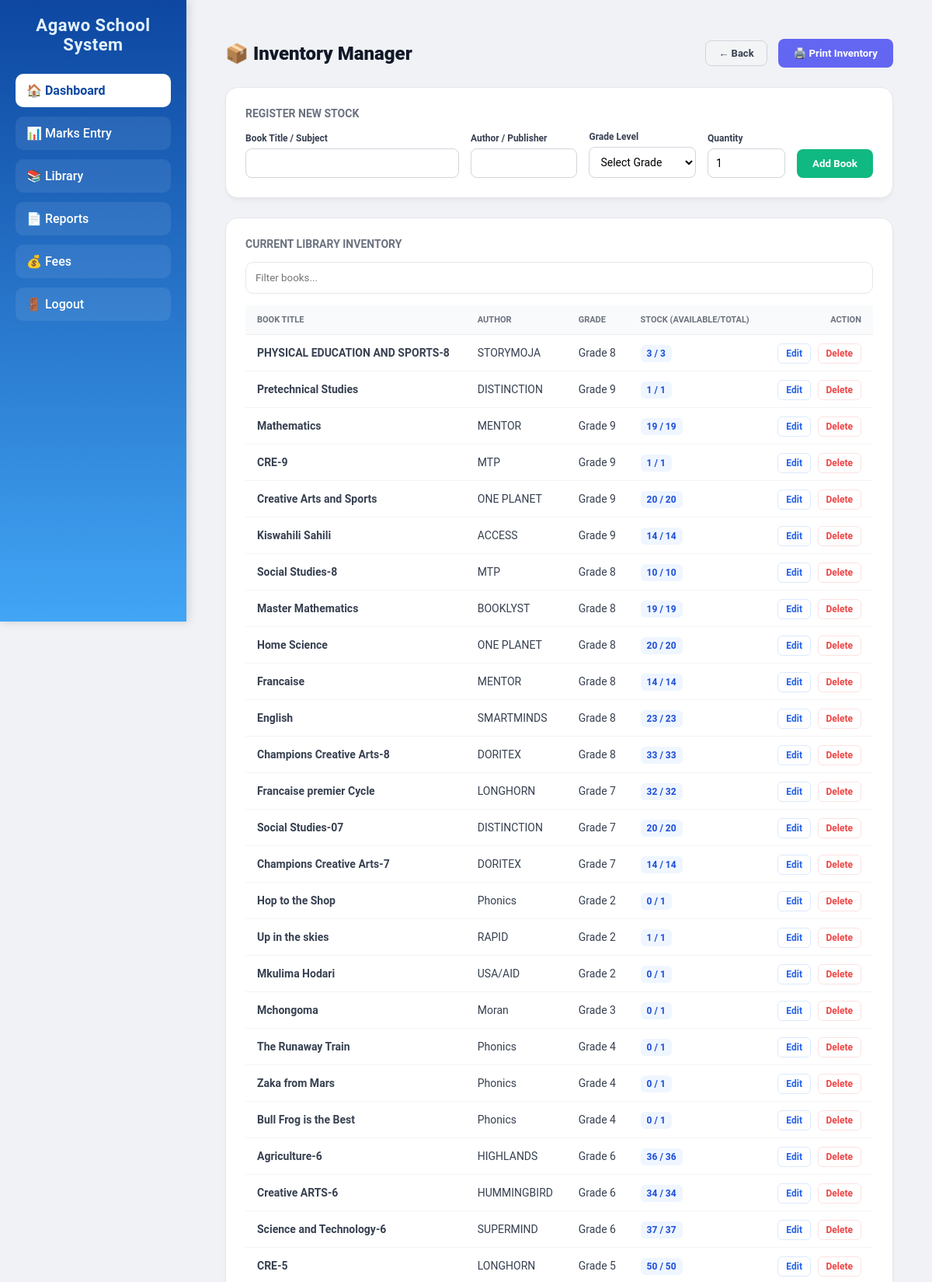
Screenshot of /library/manage/ (signed in, upper part) with the database file from the repository.
### core/models.py (models this page shows, shortened)
class Book(models.Model):
    title = models.CharField(max_length=200, unique=True)
    author = models.CharField(max_length=100, blank=True, null=True)
    grade = models.CharField(max_length=20, choices=GRADE_CHOICES, blank=True, null=True)
    total_copies = models.PositiveIntegerField(default=1)
    available_copies = models.PositiveIntegerField(default=1)
    class Meta:
        ordering = ["title"]

### core/views.py (the view, shortened to what this page needs)
# urls.py: path('library/manage/', views.manage_books, name='manage_books'),
@login_required
def manage_books(request):
    books = Book.objects.all().order_by("-id")
    return render(request, "manage_books.html", {"books": books})

### templates/manage_books.html (shortened to what this page needs)
{% extends "base.html" %}
{% block content %}
<div class="manage-wrap">
    <div class="manage-header">
        <h1>📦 Inventory Manager</h1>
        <div>
            <a href="{% url 'library' %}" class="btn-back">← Back</a>
            <button onclick="window.print()" class="btn-print">🖨️ Print Inventory</button>
        </div>
    </div>
    <div class="manage-card">
        <span class="form-title">Register New Stock</span>
        <form method="POST" class="manage-form">
            <div class="form-group">
                <label>Book Title / Subject</label>
                <input type="text" name="title" required>
            </div>
            <div class="form-group">
                <label>Author / Publisher</label>
                <input type="text" name="author">
            </div>
            <div class="form-group">
                <label>Grade Level</label>
                <select name="grade">
                    <option value="">Select Grade</option>
                </select>
            </div>
            <div class="form-group">
                <label>Quantity</label>
                <input type="number" name="copies" value="1" min="1">
            </div>
            <button type="submit" class="btn-save">Add Book</button>
        </form>
    </div>
    <div class="manage-card print-section">
        <span class="form-title">Current Library Inventory</span>
        <input type="text" id="bookSearch" class="search-bar" placeholder="Filter books...">
        <table>
            <thead>
                <tr>
                    <th>Book Title</th>
                    <th>Author</th>
                    <th>Grade</th>
                    <th>Stock (Available/Total)</th>
                    <th class="no-print" style="text-align: right;">Action</th>
                </tr>
            </thead>
            <tbody id="bookBody">
                {% for book in books %}
                <tr class="book-row">
                    <td class="b-title"><strong>{{ book.title }}</strong></td>
                    <td class="b-author">{{ book.author|default:"" }}</td>
                    <td class="b-grade">{{ book.grade|default:"" }}</td>
                    <td><span class="stock-badge">{{ book.available_copies }} / {{ book.total_copies }}</span></td>
                    <td class="no-print" style="text-align: right;">
                        <span class="btn-edit" onclick="openEditModal('{{ book.id }}', '{{ book.title|escapejs }}', '{{ book.author|escapejs }}', '{{ book.grade|escapejs }}', '{{ book.total_copies }}')">Edit</span>
                        <a href="{% url 'delete_book' book.id %}" class="btn-delete" onclick="return confirm('Delete this book?')">Delete</a>
                    </td>
                </tr>
                {% endfor %}
            </tbody>
        </table>
    </div>
</div>
{% endblock %}

### templates/base.html (style rules this page uses)
* { margin:0; padding:0; box-sizing:border-box; font-family:'Roboto', Arial, sans-serif; }
body { display:flex; min-height:100vh; background:#f0f2f5; color:#333; }

### templates/manage_books.html (style rules this page uses)
.manage-wrap { max-width: 1100px; margin: auto; padding: 20px; font-family: 'Inter', sans-serif; }
.manage-header { display: flex; justify-content: space-between; align-items: center; margin-bottom: 25px; }
.manage-header h1 { font-size: 24px; font-weight: 800; color: #111827; margin: 0; }
.btn-back { padding: 8px 16px; background: #f3f4f6; color: #374151; border-radius: 8px; text-decoration: none; font-size: 13px; font-weight: 600; border: 1px solid #d1d5db; }
.manage-card { background: white; border: 1px solid #e5e7eb; padding: 25px; border-radius: 16px; box-shadow: 0 4px 6px -1px rgba(0,0,0,0.05); margin-bottom: 25px; }
.form-title { font-size: 14px; font-weight: 700; text-transform: uppercase; color: #6b7280; margin-bottom: 15px; display: block; }
.manage-form { display: grid; grid-template-columns: 2fr 1fr 1fr 100px auto; gap: 15px; align-items: end; }
.form-group label { font-size: 12px; font-weight: 600; color: #374151; margin-bottom: 6px; display: block; }
.form-group input, .form-group select { width: 100%; padding: 10px; border-radius: 8px; border: 1px solid #d1d5db; outline: none; font-size: 14px; background: white; }
.btn-save { padding: 11px 20px; background: #10b981; color: white; border: none; border-radius: 8px; font-weight: 700; cursor: pointer; transition: 0.2s; }
.btn-print { padding: 11px 20px; background: #6366f1; color: white; border: none; border-radius: 8px; font-weight: 700; cursor: pointer; margin-left: 10px; }
table { width: 100%; border-collapse: collapse; }
th { text-align: left; padding: 12px 15px; background: #f9fafb; color: #6b7280; font-size: 11px; text-transform: uppercase; border-bottom: 1px solid #eee; }
td { padding: 15px; border-bottom: 1px solid #f3f4f6; font-size: 14px; color: #374151; }
.stock-badge { padding: 4px 8px; background: #eff6ff; color: #1d4ed8; border-radius: 6px; font-weight: 700; font-size: 12px; }
.btn-delete { color: #ef4444; text-decoration: none; font-size: 12px; font-weight: 600; padding: 5px 10px; border-radius: 6px; border: 1px solid #fee2e2; }
.btn-edit { color: #2563eb; text-decoration: none; font-size: 12px; font-weight: 600; padding: 5px 10px; border-radius: 6px; border: 1px solid #dbeafe; margin-right: 5px; cursor: pointer; }
.search-bar { width: 100%; padding: 12px; border-radius: 10px; border: 1px solid #e5e7eb; margin-bottom: 15px; outline: none; }

### rows the page displays
Book: title "PHYSICAL EDUCATION AND SPORTS-8", author "STORYMOJA", grade "Grade 8", available_copies "3", total_copies "3"
Book: title "Pretechnical Studies", author "DISTINCTION", grade "Grade 9", available_copies "1", total_copies "1"
Book: title "Mathematics", author "MENTOR", grade "Grade 9", available_copies "19", total_copies "19"
Book: title "CRE-9", author "MTP", grade "Grade 9", available_copies "1", total_copies "1"
Book: title "Creative Arts and Sports", author "ONE PLANET", grade "Grade 9", available_copies "20", total_copies "20"
Book: title "Kiswahili Sahili", author "ACCESS", grade "Grade 9", available_copies "14", total_copies "14"
Book: title "Social Studies-8", author "MTP", grade "Grade 8", available_copies "10", total_copies "10"
Book: title "Master Mathematics", author "BOOKLYST", grade "Grade 8", available_copies "19", total_copies "19"
Book: title "Home Science", author "ONE PLANET", grade "Grade 8", available_copies "20", total_copies "20"
Book: title "Francaise", author "MENTOR", grade "Grade 8", available_copies "14", total_copies "14"
Book: title "English", author "SMARTMINDS", grade "Grade 8", available_copies "23", total_copies "23"
Book: title "Champions Creative Arts-8", author "DORITEX", grade "Grade 8", available_copies "33", total_copies "33"
Book: title "Francaise premier Cycle", author "LONGHORN", grade "Grade 7", available_copies "32", total_copies "32"
Book: title "Social Studies-07", author "DISTINCTION", grade "Grade 7", available_copies "20", total_copies "20"
Book: title "Champions Creative Arts-7", author "DORITEX", grade "Grade 7", available_copies "14", total_copies "14"
Book: title "Hop to the Shop", author "Phonics", grade "Grade 2", available_copies "0", total_copies "1"
Book: title "Up in the skies", author "RAPID", grade "Grade 2", available_copies "1", total_copies "1"
Book: title "Mkulima Hodari", author "USA/AID", grade "Grade 2", available_copies "0", total_copies "1"
Book: title "Mchongoma", author "Moran", grade "Grade 3", available_copies "0", total_copies "1"
Book: title "The Runaway Train", author "Phonics", grade "Grade 4", available_copies "0", total_copies "1"
Book: title "Zaka from Mars", author "Phonics", grade "Grade 4", available_copies "0", total_copies "1"
Book: title "Bull Frog is the Best", author "Phonics", grade "Grade 4", available_copies "0", total_copies "1"
Book: title "Agriculture-6", author "HIGHLANDS", grade "Grade 6", available_copies "36", total_copies "36"
Book: title "Creative ARTS-6", author "HUMMINGBIRD", grade "Grade 6", available_copies "34", total_copies "34"
Book: title "Science and Technology-6", author "SUPERMIND", grade "Grade 6", available_copies "37", total_copies "37"
Book: title "CRE-5", author "LONGHORN", grade "Grade 5", available_copies "50", total_copies "50"
